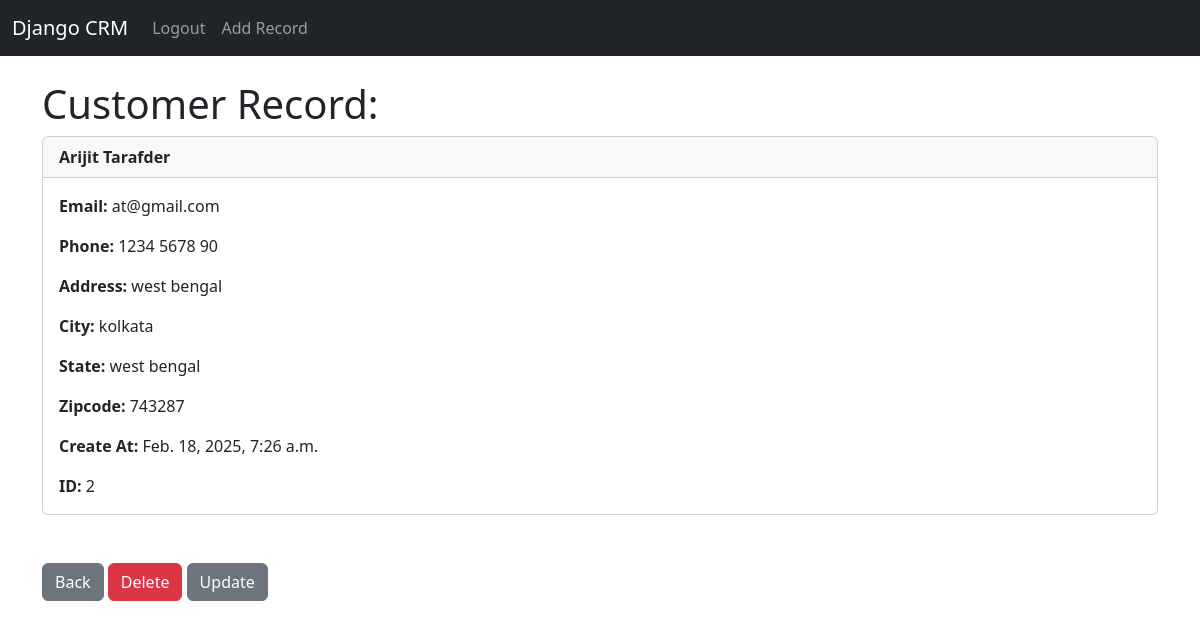
The page /record/2 (signed in) on the database its author committed.
### website/models.py (models this page shows, shortened)
class Record(models.Model):
	created_at = models.DateTimeField(auto_now_add=True)
	first_name = models.CharField(max_length=50)
	last_name =  models.CharField(max_length=50)
	email =  models.CharField(max_length=100)
	phone = models.CharField(max_length=15)
	address =  models.CharField(max_length=100)
	city =  models.CharField(max_length=50)
	state =  models.CharField(max_length=50)
	zipcode =  models.CharField(max_length=20)

### website/views.py (the view)
# urls.py: path('record/<int:pk>', views.customer_record , name = "record"),
def customer_record(request, pk):
    if request.user.is_authenticated:
        try:
            customer_record = Record.objects.get(id=pk)
        except:
            messages.error(request, 'id is wrong.')
            return redirect('home')
        return render(request, 'record.html', {'customer_record':customer_record})
    else:
        messages.error(request, 'Please log in...')
        return redirect('home')

### website/templates/record.html
{% extends 'base.html' %}
{% block content %}
    <h1>Customer Record:</h1>
    <div class="card">
        <div class="card-header">
            <strong>{{ customer_record.first_name }} {{ customer_record.last_name }}</strong>
        </div>
        <div class="card-body">
            <p class="card-text">
                <strong>Email: </strong>{{ customer_record.email }}
            </p>
            <p class="card-text">
                <strong>Phone: </strong>{{ customer_record.phone }}
            </p>
            <p class="card-text">
                <strong>Address: </strong>{{ customer_record.address }}
            </p>
            <p class="card-text">
                <strong>City: </strong>{{ customer_record.city }}
            </p>
            <p class="card-text">
                <strong>State: </strong>{{ customer_record.state }}
            </p>
            <p class="card-text">
                <strong>Zipcode: </strong>{{ customer_record.zipcode }}
            </p>
            <p class="card-text">
                <strong>Create At: </strong>{{ customer_record.created_at }}
            </p>
            <p class="card-text">
                <strong>ID: </strong>{{ customer_record.id }}
            </p>
        </div>
    </div>
    <br>
    <br>
    <a href="{% url 'home'  %}" class="btn btn-secondary"> Back </a>
    <a href="{% url 'delete' customer_record.id %}" class="btn btn-danger">Delete</a>
    <a href="{% url 'update_record' customer_record.id %}" class="btn btn-secondary">Update</a>
{% endblock %}

### rows shown on the page
Record: first_name "Arijit", last_name "Tarafder", email "at@gmail.com", phone "1234 5678 90", address "west bengal", city "kolkata", state "west bengal", zipcode "743287", created_at "Feb. 18, 2025, 7:26 a.m.", id "2"
